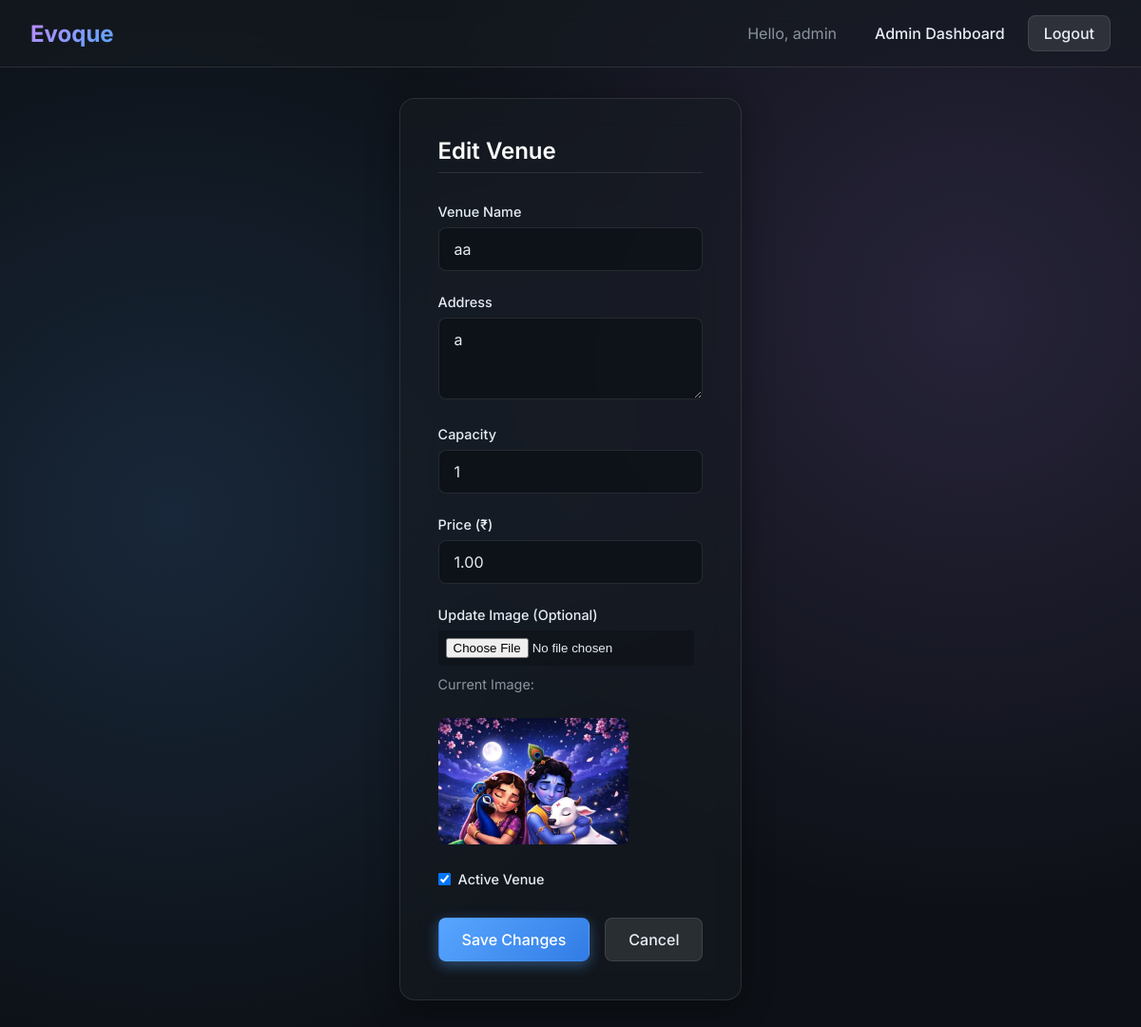
/admin-panel/venues/4/edit/ (signed in), run on the app's committed database.
### core/models.py (models this page shows, shortened)
class Venue(models.Model):
    name=models.CharField(max_length=50)
    address=models.TextField()
    capacity=models.PositiveIntegerField()
    price=models.DecimalField(max_digits=10, decimal_places=2)
    status=models.BooleanField(default=True)
    image=models.ImageField(upload_to='venues/',null=True,blank=True)

### core/views.py (the view, shortened to what this page needs)
# urls.py: path('admin-panel/venues/<int:venueId>/edit/', views.adminVenueEdit, name='adminVenueEdit'),
@login_required
def adminVenueEdit(request, venueId):
    profile = UserProfile.objects.get(user=request.user)
    if profile.role != 'ADMIN':
        return redirect('login')
    venue = get_object_or_404(Venue, id=venueId)
    return render(
        request,
        'adminVenueEdit.html',
        {'venue': venue}
    )

### core/templates/adminVenueEdit.html (shortened to what this page needs)
{% extends 'base.html' %}
{% block content %}
<div class="center-flex">
    <div class="glass-panel" style="width: 100%; max-width: 500px;">
        <h2 style="margin-bottom: 2rem; border-bottom: 1px solid var(--glass-border); padding-bottom: 0.5rem;">Edit Venue</h2>
        <form method="post" enctype="multipart/form-data">
            <div class="form-group">
                <label>Venue Name</label>
                <input type="text" name="name" value="{{ venue.name }}" required>
            </div>
            <div class="form-group">
                <label>Address</label>
                <textarea name="address" rows="3" required>{{ venue.address }}</textarea>
            </div>
            <div class="form-group">
                <label>Capacity</label>
                <input type="number" name="capacity" min="1" value="{{ venue.capacity }}" required>
            </div>
            <div class="form-group">
                <label>Price (₹)</label>
                <input type="number" name="price" step="0.01" min="0" value="{{ venue.price }}" required>
            </div>
            <div class="form-group">
                <label>Update Image (Optional)</label>
                <input type="file" name="image" style="padding: 0.5rem; background: rgba(0,0,0,0.2);">
                {% if venue.image %}
                    <p style="margin-top: 0.5rem; font-size: 0.9rem; color: var(--text-muted);">Current Image:</p>
                    <img src="{{ venue.image.url }}" style="width: 100%; height: auto; max-width: 200px; border-radius: 8px; margin-top: 0.5rem;">
                {% endif %}
            </div>
            <div class="form-group" style="display: flex; align-items: center; gap: 0.5rem;">
                <input type="checkbox" name="status" id="status" {% if venue.status %}checked{% endif %} style="width: auto;">
                <label for="status" style="margin: 0;">Active Venue</label>
            </div>
            <div style="display: flex; gap: 1rem; margin-top: 2rem;">
                <button type="submit" class="btn btn-primary" style="flex: 1;">Save Changes</button>
                <a href="{% url 'adminVenues' %}" class="btn btn-secondary" style="flex: 1; text-align: center;">Cancel</a>
            </div>
        </form>
    </div>
</div>
{% endblock %}

### core/templates/base.html (shortened to what this page needs)
<!DOCTYPE html>
<html lang="en">
<head>
    {% load static %}
    <link rel="stylesheet" href="{% static 'css/styles.css' %}">
</head>
<body>
    <nav class="navbar">
        <a href="/" class="navbar-brand">Evoque</a>
        <div class="nav-links">
            {% if request.user.is_authenticated %}
                <span style="color: var(--text-muted); margin-right: 1rem;">Hello, {{ request.user.username }}</span>
                {% if request.user.is_superuser %}
                    <a href="{% url 'adminDashboard' %}">Admin Dashboard</a>
                {% elif request.user.userprofile.role == 'CUSTOMER' %}
                    <a href="{% url 'customerDashboard' %}">Dashboard</a>
                {% elif request.user.userprofile.role == 'PROVIDER' %}
                    <a href="{% url 'providerDashboard' %}">Dashboard</a>
                {% endif %}
                <a href="{% url 'logout' %}" class="btn btn-secondary" style="padding: 0.5rem 1rem;">Logout</a>
            {% else %}
                <a href="{% url 'login' %}">Login</a>
                <a href="{% url 'customerRegister' %}" class="btn btn-primary" style="padding: 0.5rem 1rem;">Sign Up</a>
            {% endif %}
        </div>
    </nav>
    <div class="container">
        {% block content %}{% endblock %}
    </div>
</body>
</html>

### static/css/styles.css (style rules this page uses)
:root { --bg-color: #0d1117; --text-color: #e6edf3; --text-muted: #8b949e; --primary-accent: #58a6ff; --secondary-accent: #bc8cff; --success: #2ea043; --danger: #f85149; --glass-bg: rgba(22, 27, 34, 0.6); --glass-border: rgba(255, 255, 255, 0.1); --glass-shadow: 0 8px 32px 0 rgba(0, 0, 0, 0.37); --font-family: 'Inter', sans-serif; }
* { box-sizing: border-box; margin: 0; padding: 0; }
body { font-family: var(--font-family); background-color: var(--bg-color); color: var(--text-color); min-height: 100vh; display: flex; flex-direction: column; background-image: radial-gradient(circle at 15% 50%, rgba(88, 166, 255, 0.15) 0%, transparent 50%), radial-gradient(circle at 85% 30%, rgba(188, 140, 255, 0.15) 0%, transparent 50%); background-attachment: fixed; }
.container { max-width: 1200px; margin: 0 auto; padding: 2rem; flex-grow: 1; display: flex; flex-direction: column; }
.center-flex { display: flex; justify-content: center; align-items: center; min-height: 80vh; }
.glass-panel { background: var(--glass-bg); backdrop-filter: blur(16px); -webkit-backdrop-filter: blur(16px); border: 1px solid var(--glass-border); border-radius: 16px; box-shadow: var(--glass-shadow); padding: 2.5rem; transition: transform 0.3s ease, box-shadow 0.3s ease; }
h1, h2, h3, h4, h5, h6 { font-weight: 600; margin-bottom: 1rem; color: #ffffff; }
p { color: var(--text-muted); line-height: 1.6; margin-bottom: 1rem; }
a { color: var(--primary-accent); text-decoration: none; transition: color 0.2s ease, text-shadow 0.2s ease; }
.form-group { margin-bottom: 1.5rem; }
label { display: block; margin-bottom: 0.5rem; font-weight: 500; color: var(--text-color); font-size: 0.9rem; }
input[type="text"], input[type="password"], input[type="email"], input[type="number"], select, textarea { width: 100%; padding: 0.75rem 1rem; background: rgba(13, 17, 23, 0.8); border: 1px solid var(--glass-border); color: var(--text-color); border-radius: 8px; font-size: 1rem; font-family: var(--font-family); transition: all 0.3s ease; }
input::placeholder, textarea::placeholder { color: rgba(139, 148, 158, 0.6); }
.btn { display: inline-block; font-weight: 500; text-align: center; white-space: nowrap; vertical-align: middle; cursor: pointer; border: 1px solid transparent; padding: 0.75rem 1.5rem; font-size: 1rem; border-radius: 8px; transition: all 0.2s ease-in-out; font-family: var(--font-family); text-decoration: none; }
.btn-primary { color: #ffffff; background: linear-gradient(135deg, var(--primary-accent) 0%, #317ce5 100%); box-shadow: 0 4px 14px rgba(88, 166, 255, 0.4); }
.btn-secondary { color: var(--text-color); background: rgba(255, 255, 255, 0.1); border: 1px solid var(--glass-border); }
.navbar { display: flex; justify-content: space-between; align-items: center; padding: 1rem 2rem; background: var(--glass-bg); backdrop-filter: blur(12px); border-bottom: 1px solid var(--glass-border); position: sticky; top: 0; z-index: 1000; }
.navbar-brand { font-size: 1.5rem; font-weight: 700; background: linear-gradient(135deg, var(--secondary-accent), var(--primary-accent)); -webkit-background-clip: text; -webkit-text-fill-color: transparent; text-decoration: none; }
.nav-links { display: flex; gap: 1.5rem; align-items: center; }
.nav-links a { color: var(--text-color); font-weight: 500; }

### data on the page
Venue: name "aa", address "a", capacity "1", price "1.00", image (picture), status "☑"

### other printed values
{{ request.user.username }} "admin"
